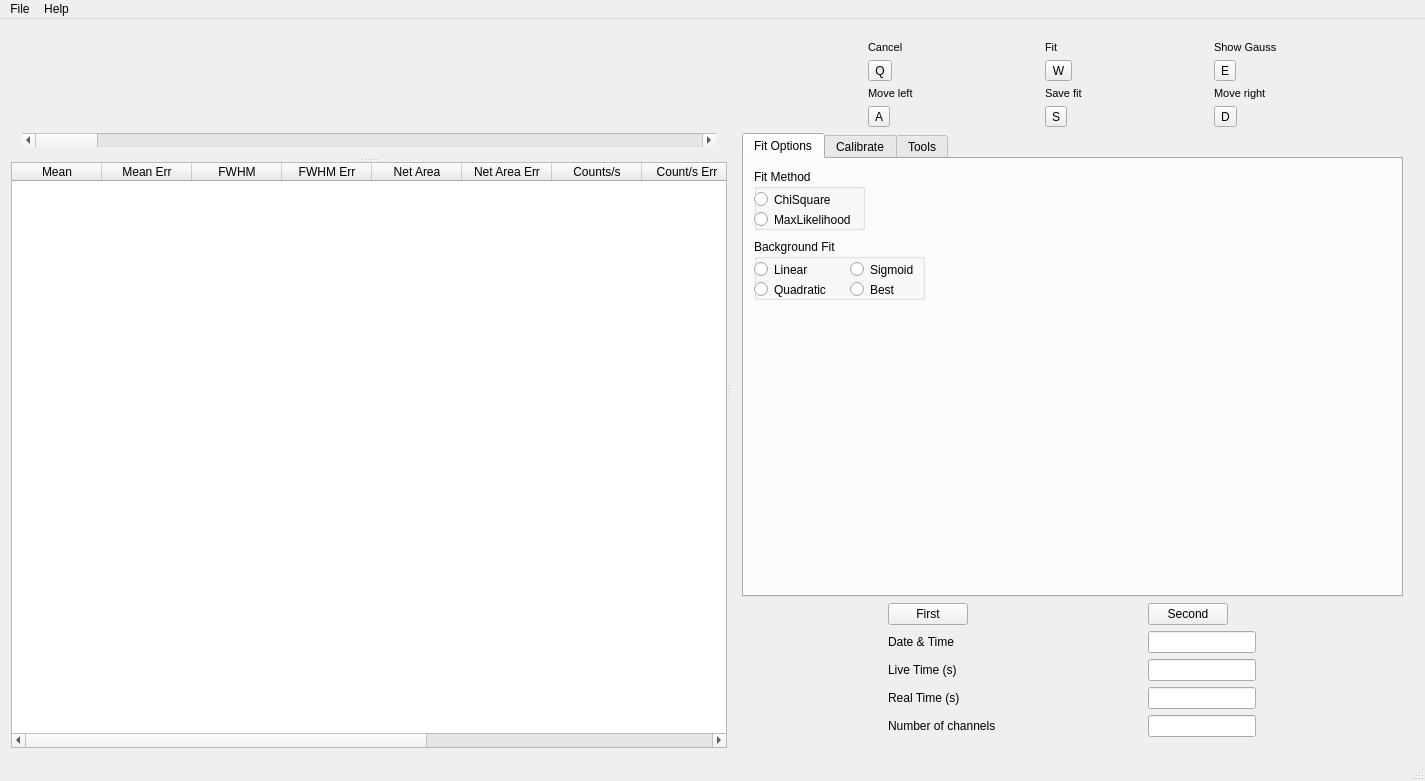
<?xml version="1.0" encoding="UTF-8"?>
<ui version="4.0">
 <class>MainWindow</class>
 <widget class="QMainWindow" name="MainWindow">
  <property name="geometry">
   <rect>
    <x>0</x>
    <y>0</y>
    <width>1425</width>
    <height>781</height>
   </rect>
  </property>
  <property name="windowTitle">
   <string>MainWindow</string>
  </property>
  <widget class="QWidget" name="centralWidget">
   <layout class="QGridLayout" name="gridLayout">
    <item row="0" column="0">
     <widget class="QSplitter" name="splitter_2">
      <property name="sizePolicy">
       <sizepolicy hsizetype="Preferred" vsizetype="Preferred">
        <horstretch>0</horstretch>
        <verstretch>0</verstretch>
       </sizepolicy>
      </property>
      <property name="orientation">
       <enum>Qt::Horizontal</enum>
      </property>
      <widget class="QSplitter" name="splitter">
       <property name="orientation">
        <enum>Qt::Vertical</enum>
       </property>
       <widget class="QWidget" name="verticalLayoutWidget">
        <layout class="QVBoxLayout" name="verticalLayout_5">
         <item>
          <widget class="QwtPlot" name="histoPlot">
           <property name="sizePolicy">
            <sizepolicy hsizetype="Preferred" vsizetype="Preferred">
             <horstretch>0</horstretch>
             <verstretch>0</verstretch>
            </sizepolicy>
           </property>
           <property name="mouseTracking">
            <bool>false</bool>
           </property>
          </widget>
         </item>
         <item>
          <widget class="QScrollBar" name="histoScrollBar">
           <property name="sizePolicy">
            <sizepolicy hsizetype="Preferred" vsizetype="Fixed">
             <horstretch>0</horstretch>
             <verstretch>0</verstretch>
            </sizepolicy>
           </property>
           <property name="orientation">
            <enum>Qt::Horizontal</enum>
           </property>
          </widget>
         </item>
        </layout>
       </widget>
       <widget class="QTableWidget" name="tableWidget">
        <property name="sizePolicy">
         <sizepolicy hsizetype="Maximum" vsizetype="Preferred">
          <horstretch>0</horstretch>
          <verstretch>0</verstretch>
         </sizepolicy>
        </property>
        <attribute name="horizontalHeaderCascadingSectionResizes">
         <bool>true</bool>
        </attribute>
        <attribute name="horizontalHeaderDefaultSectionSize">
         <number>90</number>
        </attribute>
        <column>
         <property name="text">
          <string>Mean</string>
         </property>
        </column>
        <column>
         <property name="text">
          <string>Mean Err</string>
         </property>
        </column>
        <column>
         <property name="text">
          <string>FWHM</string>
         </property>
        </column>
        <column>
         <property name="text">
          <string>FWHM Err</string>
         </property>
        </column>
        <column>
         <property name="text">
          <string>Net Area</string>
         </property>
        </column>
        <column>
         <property name="text">
          <string>Net Area Err</string>
         </property>
        </column>
        <column>
         <property name="text">
          <string>Counts/s</string>
         </property>
        </column>
        <column>
         <property name="text">
          <string>Count/s Err</string>
         </property>
        </column>
        <column>
         <property name="text">
          <string>Save</string>
         </property>
        </column>
        <column>
         <property name="text">
          <string>Red Chi Sqr</string>
         </property>
        </column>
        <column>
         <property name="text">
          <string>Bg Fit</string>
         </property>
        </column>
        <column>
         <property name="text">
          <string>Spectr Num.</string>
         </property>
        </column>
       </widget>
      </widget>
      <widget class="QWidget" name="">
       <layout class="QVBoxLayout" name="verticalLayout">
        <item>
         <layout class="QGridLayout" name="gridLayout_2">
          <item row="2" column="2">
           <widget class="QLabel" name="label_8">
            <property name="font">
             <font>
              <pointsize>8</pointsize>
             </font>
            </property>
            <property name="text">
             <string>Move right</string>
            </property>
           </widget>
          </item>
          <item row="0" column="2">
           <widget class="QLabel" name="label_11">
            <property name="font">
             <font>
              <pointsize>8</pointsize>
             </font>
            </property>
            <property name="text">
             <string>Show Gauss</string>
            </property>
           </widget>
          </item>
          <item row="3" column="2">
           <widget class="QToolButton" name="rightButton">
            <property name="text">
             <string>D</string>
            </property>
           </widget>
          </item>
          <item row="3" column="0">
           <widget class="QToolButton" name="leftButton">
            <property name="text">
             <string>A</string>
            </property>
           </widget>
          </item>
          <item row="1" column="1">
           <widget class="QToolButton" name="fitButton">
            <property name="text">
             <string>W</string>
            </property>
            <property name="checkable">
             <bool>false</bool>
            </property>
           </widget>
          </item>
          <item row="3" column="1">
           <widget class="QToolButton" name="saveFitButton">
            <property name="text">
             <string>S</string>
            </property>
           </widget>
          </item>
          <item row="2" column="0">
           <widget class="QLabel" name="label_9">
            <property name="font">
             <font>
              <pointsize>8</pointsize>
             </font>
            </property>
            <property name="text">
             <string>Move left</string>
            </property>
           </widget>
          </item>
          <item row="2" column="1">
           <widget class="QLabel" name="label_7">
            <property name="font">
             <font>
              <pointsize>8</pointsize>
             </font>
            </property>
            <property name="text">
             <string>Save fit</string>
            </property>
           </widget>
          </item>
          <item row="0" column="1">
           <widget class="QLabel" name="label_10">
            <property name="font">
             <font>
              <pointsize>8</pointsize>
             </font>
            </property>
            <property name="text">
             <string>Fit</string>
            </property>
            <property name="wordWrap">
             <bool>false</bool>
            </property>
            <property name="openExternalLinks">
             <bool>false</bool>
            </property>
           </widget>
          </item>
          <item row="1" column="2">
           <widget class="QToolButton" name="gaussiansToolButton">
            <property name="sizePolicy">
             <sizepolicy hsizetype="Fixed" vsizetype="Fixed">
              <horstretch>0</horstretch>
              <verstretch>0</verstretch>
             </sizepolicy>
            </property>
            <property name="text">
             <string>E</string>
            </property>
            <property name="checkable">
             <bool>false</bool>
            </property>
           </widget>
          </item>
          <item row="1" column="0">
           <widget class="QToolButton" name="cancelToolButton">
            <property name="text">
             <string>Q</string>
            </property>
           </widget>
          </item>
          <item row="0" column="0">
           <widget class="QLabel" name="label_12">
            <property name="font">
             <font>
              <pointsize>8</pointsize>
             </font>
            </property>
            <property name="text">
             <string>Cancel</string>
            </property>
           </widget>
          </item>
         </layout>
        </item>
        <item>
         <widget class="QTabWidget" name="tabWidget">
          <property name="sizePolicy">
           <sizepolicy hsizetype="Expanding" vsizetype="Expanding">
            <horstretch>0</horstretch>
            <verstretch>0</verstretch>
           </sizepolicy>
          </property>
          <property name="font">
           <font>
            <pointsize>9</pointsize>
           </font>
          </property>
          <property name="currentIndex">
           <number>0</number>
          </property>
          <widget class="QWidget" name="fitOptionsTab">
           <attribute name="title">
            <string>Fit Options</string>
           </attribute>
           <widget class="QGroupBox" name="groupBox">
            <property name="geometry">
             <rect>
              <x>10</x>
              <y>10</y>
              <width>111</width>
              <height>61</height>
             </rect>
            </property>
            <property name="title">
             <string>Fit Method</string>
            </property>
            <widget class="QRadioButton" name="chiSquareRadio">
             <property name="geometry">
              <rect>
               <x>0</x>
               <y>20</y>
               <width>97</width>
               <height>21</height>
              </rect>
             </property>
             <property name="text">
              <string>ChiSquare</string>
             </property>
            </widget>
            <widget class="QRadioButton" name="maxLikehoodRadio">
             <property name="geometry">
              <rect>
               <x>0</x>
               <y>40</y>
               <width>111</width>
               <height>21</height>
              </rect>
             </property>
             <property name="text">
              <string>MaxLikelihood</string>
             </property>
            </widget>
           </widget>
           <widget class="QGroupBox" name="groupBox_2">
            <property name="geometry">
             <rect>
              <x>10</x>
              <y>80</y>
              <width>171</width>
              <height>61</height>
             </rect>
            </property>
            <property name="title">
             <string>Background Fit</string>
            </property>
            <widget class="QRadioButton" name="linearBgFitRadio">
             <property name="geometry">
              <rect>
               <x>0</x>
               <y>20</y>
               <width>97</width>
               <height>21</height>
              </rect>
             </property>
             <property name="text">
              <string>Linear</string>
             </property>
            </widget>
            <widget class="QRadioButton" name="quadraticBgFitRadio">
             <property name="geometry">
              <rect>
               <x>0</x>
               <y>40</y>
               <width>97</width>
               <height>21</height>
              </rect>
             </property>
             <property name="text">
              <string>Quadratic</string>
             </property>
            </widget>
            <widget class="QRadioButton" name="sigmoidBgFitRadio">
             <property name="geometry">
              <rect>
               <x>96</x>
               <y>20</y>
               <width>81</width>
               <height>21</height>
              </rect>
             </property>
             <property name="text">
              <string>Sigmoid</string>
             </property>
            </widget>
            <widget class="QRadioButton" name="bestBgFitRadio">
             <property name="geometry">
              <rect>
               <x>96</x>
               <y>40</y>
               <width>91</width>
               <height>21</height>
              </rect>
             </property>
             <property name="text">
              <string>Best</string>
             </property>
            </widget>
           </widget>
           <zorder>groupBox_2</zorder>
           <zorder>groupBox</zorder>
          </widget>
          <widget class="QWidget" name="tab_3">
           <attribute name="title">
            <string>Calibrate</string>
           </attribute>
           <widget class="QLineEdit" name="calLineEdit">
            <property name="geometry">
             <rect>
              <x>10</x>
              <y>30</y>
              <width>81</width>
              <height>27</height>
             </rect>
            </property>
           </widget>
           <widget class="QLineEdit" name="energyLineEdit">
            <property name="geometry">
             <rect>
              <x>100</x>
              <y>30</y>
              <width>81</width>
              <height>27</height>
             </rect>
            </property>
           </widget>
           <widget class="QPushButton" name="addCalButton">
            <property name="geometry">
             <rect>
              <x>10</x>
              <y>60</y>
              <width>81</width>
              <height>27</height>
             </rect>
            </property>
            <property name="text">
             <string>Add Point</string>
            </property>
           </widget>
           <widget class="QPushButton" name="clearCalButton">
            <property name="geometry">
             <rect>
              <x>50</x>
              <y>120</y>
              <width>99</width>
              <height>27</height>
             </rect>
            </property>
            <property name="text">
             <string>Clear All</string>
            </property>
           </widget>
           <widget class="QPushButton" name="calibrateButton">
            <property name="geometry">
             <rect>
              <x>100</x>
              <y>60</y>
              <width>81</width>
              <height>27</height>
             </rect>
            </property>
            <property name="text">
             <string>Calibrate</string>
            </property>
           </widget>
           <widget class="QComboBox" name="listPointComboBox">
            <property name="geometry">
             <rect>
              <x>10</x>
              <y>90</y>
              <width>171</width>
              <height>27</height>
             </rect>
            </property>
           </widget>
           <widget class="QLabel" name="label_3">
            <property name="geometry">
             <rect>
              <x>10</x>
              <y>10</y>
              <width>67</width>
              <height>17</height>
             </rect>
            </property>
            <property name="text">
             <string>Channel</string>
            </property>
           </widget>
           <widget class="QLabel" name="label_4">
            <property name="geometry">
             <rect>
              <x>100</x>
              <y>10</y>
              <width>67</width>
              <height>17</height>
             </rect>
            </property>
            <property name="text">
             <string>Energy </string>
            </property>
           </widget>
           <widget class="QSpinBox" name="binFactorBox">
            <property name="geometry">
             <rect>
              <x>10</x>
              <y>170</y>
              <width>61</width>
              <height>27</height>
             </rect>
            </property>
            <property name="minimum">
             <number>1</number>
            </property>
           </widget>
           <widget class="QToolButton" name="rebinButton">
            <property name="geometry">
             <rect>
              <x>80</x>
              <y>170</y>
              <width>22</width>
              <height>25</height>
             </rect>
            </property>
            <property name="text">
             <string>B</string>
            </property>
           </widget>
           <widget class="QLabel" name="label_6">
            <property name="geometry">
             <rect>
              <x>10</x>
              <y>150</y>
              <width>81</width>
              <height>17</height>
             </rect>
            </property>
            <property name="text">
             <string>Rebinning</string>
            </property>
           </widget>
          </widget>
          <widget class="QWidget" name="tab_2">
           <attribute name="title">
            <string>Tools</string>
           </attribute>
           <widget class="QPushButton" name="clearTableButton">
            <property name="geometry">
             <rect>
              <x>0</x>
              <y>10</y>
              <width>81</width>
              <height>27</height>
             </rect>
            </property>
            <property name="text">
             <string>Clear Table</string>
            </property>
           </widget>
           <widget class="QPushButton" name="printHistoButton">
            <property name="geometry">
             <rect>
              <x>90</x>
              <y>10</y>
              <width>81</width>
              <height>27</height>
             </rect>
            </property>
            <property name="text">
             <string>Print Histo</string>
            </property>
           </widget>
           <widget class="QPushButton" name="logScaleButton">
            <property name="geometry">
             <rect>
              <x>180</x>
              <y>10</y>
              <width>81</width>
              <height>27</height>
             </rect>
            </property>
            <property name="text">
             <string>Log Scale</string>
            </property>
           </widget>
           <widget class="QPushButton" name="saveImageButton">
            <property name="geometry">
             <rect>
              <x>90</x>
              <y>40</y>
              <width>81</width>
              <height>27</height>
             </rect>
            </property>
            <property name="text">
             <string>Save Image</string>
            </property>
           </widget>
           <widget class="QComboBox" name="comboBoxColor">
            <property name="geometry">
             <rect>
              <x>0</x>
              <y>90</y>
              <width>111</width>
              <height>24</height>
             </rect>
            </property>
            <item>
             <property name="text">
              <string>Background</string>
             </property>
            </item>
            <item>
             <property name="text">
              <string>Histogram</string>
             </property>
            </item>
            <item>
             <property name="text">
              <string>Peak Fit</string>
             </property>
            </item>
            <item>
             <property name="text">
              <string>Background Fit</string>
             </property>
            </item>
            <item>
             <property name="text">
              <string>Integral</string>
             </property>
            </item>
            <item>
             <property name="text">
              <string>Vertical Bars</string>
             </property>
            </item>
            <item>
             <property name="text">
              <string>Cursor</string>
             </property>
            </item>
           </widget>
           <widget class="QToolButton" name="toolButton">
            <property name="geometry">
             <rect>
              <x>120</x>
              <y>90</y>
              <width>31</width>
              <height>22</height>
             </rect>
            </property>
            <property name="text">
             <string>C</string>
            </property>
           </widget>
           <widget class="QLabel" name="label_5">
            <property name="geometry">
             <rect>
              <x>0</x>
              <y>70</y>
              <width>67</width>
              <height>17</height>
             </rect>
            </property>
            <property name="text">
             <string>Colors</string>
            </property>
           </widget>
          </widget>
         </widget>
        </item>
        <item>
         <layout class="QGridLayout" name="gridLayout_7">
          <item row="2" column="1">
           <widget class="QLineEdit" name="timeLineEdit">
            <property name="sizePolicy">
             <sizepolicy hsizetype="Fixed" vsizetype="Fixed">
              <horstretch>0</horstretch>
              <verstretch>0</verstretch>
             </sizepolicy>
            </property>
            <property name="readOnly">
             <bool>true</bool>
            </property>
           </widget>
          </item>
          <item row="0" column="0">
           <widget class="QPushButton" name="firstSpecButton">
            <property name="sizePolicy">
             <sizepolicy hsizetype="Fixed" vsizetype="Fixed">
              <horstretch>0</horstretch>
              <verstretch>0</verstretch>
             </sizepolicy>
            </property>
            <property name="text">
             <string>First</string>
            </property>
            <property name="checkable">
             <bool>true</bool>
            </property>
           </widget>
          </item>
          <item row="2" column="0">
           <widget class="QLabel" name="label_2">
            <property name="sizePolicy">
             <sizepolicy hsizetype="Fixed" vsizetype="Preferred">
              <horstretch>0</horstretch>
              <verstretch>0</verstretch>
             </sizepolicy>
            </property>
            <property name="text">
             <string>Live Time (s)</string>
            </property>
           </widget>
          </item>
          <item row="0" column="1">
           <widget class="QPushButton" name="secondSpecButton">
            <property name="sizePolicy">
             <sizepolicy hsizetype="Fixed" vsizetype="Fixed">
              <horstretch>0</horstretch>
              <verstretch>0</verstretch>
             </sizepolicy>
            </property>
            <property name="text">
             <string>Second</string>
            </property>
            <property name="checkable">
             <bool>true</bool>
            </property>
           </widget>
          </item>
          <item row="3" column="1">
           <widget class="QLineEdit" name="realLineEdit">
            <property name="sizePolicy">
             <sizepolicy hsizetype="Fixed" vsizetype="Fixed">
              <horstretch>0</horstretch>
              <verstretch>0</verstretch>
             </sizepolicy>
            </property>
            <property name="readOnly">
             <bool>true</bool>
            </property>
           </widget>
          </item>
          <item row="3" column="0">
           <widget class="QLabel" name="label_13">
            <property name="sizePolicy">
             <sizepolicy hsizetype="Fixed" vsizetype="Preferred">
              <horstretch>0</horstretch>
              <verstretch>0</verstretch>
             </sizepolicy>
            </property>
            <property name="text">
             <string>Real Time (s)</string>
            </property>
           </widget>
          </item>
          <item row="4" column="0">
           <widget class="QLabel" name="label">
            <property name="sizePolicy">
             <sizepolicy hsizetype="Fixed" vsizetype="Preferred">
              <horstretch>0</horstretch>
              <verstretch>0</verstretch>
             </sizepolicy>
            </property>
            <property name="text">
             <string>Number of channels</string>
            </property>
           </widget>
          </item>
          <item row="1" column="0">
           <widget class="QLabel" name="label_14">
            <property name="sizePolicy">
             <sizepolicy hsizetype="Fixed" vsizetype="Preferred">
              <horstretch>0</horstretch>
              <verstretch>0</verstretch>
             </sizepolicy>
            </property>
            <property name="text">
             <string>Date &amp; Time</string>
            </property>
           </widget>
          </item>
          <item row="1" column="1">
           <widget class="QLineEdit" name="dateAndTimeLineEdit">
            <property name="sizePolicy">
             <sizepolicy hsizetype="Fixed" vsizetype="Fixed">
              <horstretch>0</horstretch>
              <verstretch>0</verstretch>
             </sizepolicy>
            </property>
            <property name="readOnly">
             <bool>true</bool>
            </property>
           </widget>
          </item>
          <item row="4" column="1">
           <widget class="QLineEdit" name="channelsLineEdit">
            <property name="sizePolicy">
             <sizepolicy hsizetype="Fixed" vsizetype="Fixed">
              <horstretch>0</horstretch>
              <verstretch>0</verstretch>
             </sizepolicy>
            </property>
            <property name="readOnly">
             <bool>true</bool>
            </property>
           </widget>
          </item>
         </layout>
        </item>
       </layout>
      </widget>
     </widget>
    </item>
   </layout>
  </widget>
  <widget class="QStatusBar" name="statusBar"/>
  <widget class="QMenuBar" name="menuBar">
   <property name="geometry">
    <rect>
     <x>0</x>
     <y>0</y>
     <width>1425</width>
     <height>22</height>
    </rect>
   </property>
   <widget class="QMenu" name="menuInfo">
    <property name="title">
     <string>Help</string>
    </property>
    <addaction name="actionContents"/>
    <addaction name="actionManual"/>
   </widget>
   <widget class="QMenu" name="menuFile">
    <property name="title">
     <string>File</string>
    </property>
    <addaction name="actionLoad_File"/>
    <addaction name="actionSup_Spectrum"/>
    <addaction name="actionSave_File"/>
    <addaction name="actionQuit"/>
   </widget>
   <addaction name="menuFile"/>
   <addaction name="menuInfo"/>
  </widget>
  <action name="actionContents">
   <property name="text">
    <string>Contents</string>
   </property>
  </action>
  <action name="actionLoad_File">
   <property name="text">
    <string>Load File</string>
   </property>
  </action>
  <action name="actionSave_File">
   <property name="text">
    <string>Save File</string>
   </property>
  </action>
  <action name="actionQuit">
   <property name="text">
    <string>Quit</string>
   </property>
  </action>
  <action name="actionManual">
   <property name="text">
    <string>Manual</string>
   </property>
  </action>
  <action name="actionSup_Spectrum">
   <property name="text">
    <string>Sup. Spectrum</string>
   </property>
  </action>
 </widget>
 <layoutdefault spacing="6" margin="11"/>
 <customwidgets>
  <customwidget>
   <class>QwtPlot</class>
   <extends>QFrame</extends>
   <header>qwt_plot.h</header>
   <container>1</container>
  </customwidget>
 </customwidgets>
 <resources/>
 <connections/>
</ui>
